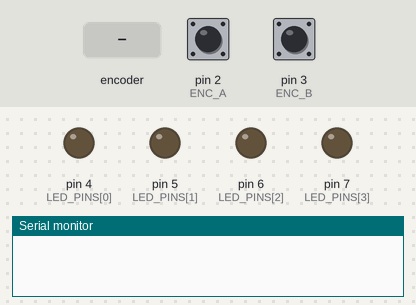
Recording of a sketch running on a simulated Arduino Uno, built with avr-gcc and run on an emulated ATmega328P. Parts: output pins drawn as LEDs (lit = HIGH), the last lines printed to the serial monitor. The test bench sets the inputs (shaded band); at power-on: pin 2 (ENC_A) HIGH, pin 3 (ENC_B) HIGH.

Above: at 1.2 s.
1.3 s: rotary encoder on pin 2 (ENC_A) / pin 3 (ENC_B) turned 2 steps (second pin leading)
At 2.2 s:
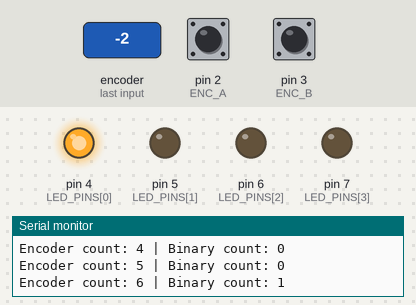
3.2 s: rotary encoder on pin 2 (ENC_A) / pin 3 (ENC_B) turned 2 steps (second pin leading)
At 4.0 s:
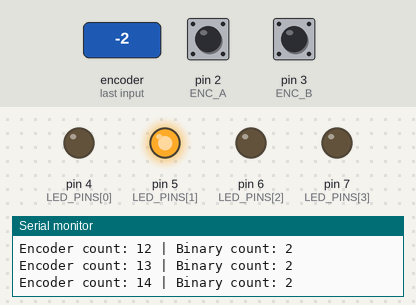
5.1 s: rotary encoder on pin 2 (ENC_A) / pin 3 (ENC_B) turned 2 steps (second pin leading)
At 6.1 s:
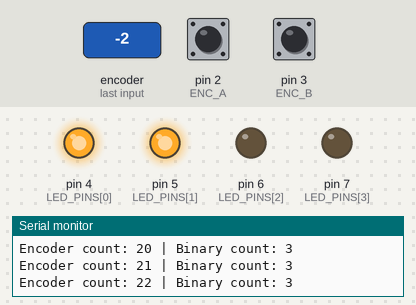
7.0 s: rotary encoder on pin 2 (ENC_A) / pin 3 (ENC_B) turned 2 steps (second pin leading)
At 7.7 s:
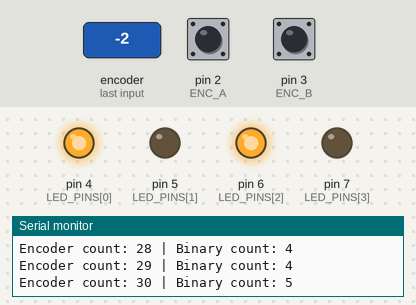
8.9 s: rotary encoder on pin 2 (ENC_A) / pin 3 (ENC_B) turned 2 steps (second pin leading)
At 10.5 s:
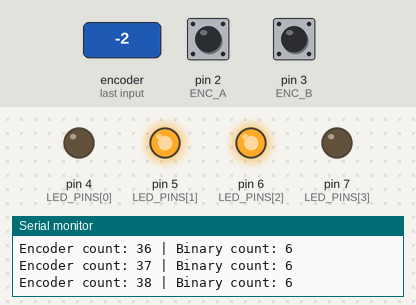
Timing chart, 0 to 11.8 s (numbered marks = the images above; inputs shaded):
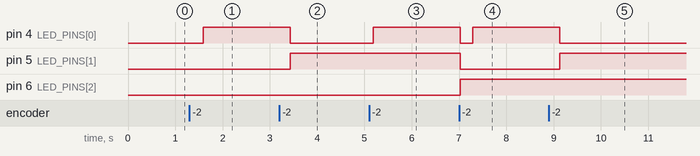

Measured:
- after the input at 1.3 s, pin 4 (LED_PINS[0]): LOW → HIGH after 0.29 s
- after the input at 3.2 s, pin 4 (LED_PINS[0]): HIGH → LOW after 0.23 s; pin 5 (LED_PINS[1]): LOW → HIGH after 0.23 s
- after the input at 5.1 s, pin 4 (LED_PINS[0]): LOW → HIGH after 0.09 s
- after the input at 7.0 s, pin 4 (LED_PINS[0]): HIGH → LOW at once, → HIGH 0.26 s later; pin 5 (LED_PINS[1]): HIGH → LOW at once; pin 6 (LED_PINS[2]): LOW → HIGH at once
- after the input at 8.9 s, pin 4 (LED_PINS[0]): HIGH → LOW after 0.23 s; pin 5 (LED_PINS[1]): LOW → HIGH after 0.23 s

The sketch:

encoder.ino
```cpp
volatile int encoderCount = 0;
const int ENC_A = 2;
const int ENC_B = 3;
const int LED_PINS[] = {4, 5, 6, 7};
const int FULL_TURN_COUNTS = 96;  // 24 PPR × 4 quadrature counts
const int COUNTS_PER_BINARY_STEP = 6;  // 96 counts ÷ 16 binary steps = 6
int previousCount = 0;

void setup() {
  Serial.begin(9600);
  pinMode(ENC_A, INPUT);
  pinMode(ENC_B, INPUT);

  for (int i = 0; i < 4; i++) {
    pinMode(LED_PINS[i], OUTPUT);
    digitalWrite(LED_PINS[i], LOW);
  }

  attachInterrupt(digitalPinToInterrupt(ENC_A), encoderISR, CHANGE);
  attachInterrupt(digitalPinToInterrupt(ENC_B), encoderISR, CHANGE);
}

void loop() {
  static int lastDisplayedCount = 0;
  int currentCount;

  noInterrupts();
  currentCount = encoderCount;
  interrupts();

  if (currentCount != lastDisplayedCount) {
    Serial.print("Encoder count: ");
    Serial.print(currentCount);
    Serial.print(" | Binary count: ");

    // Calculate binary count (0-15) with saturation
    int binaryCount;

    // Apply saturation limits
    if (currentCount >= FULL_TURN_COUNTS) {
      binaryCount = 15;  // Saturate at max (full turn)
    }
    else if (currentCount <= 0) {
      binaryCount = 0;   // Saturate at min
    }
    else {
      // For counts between 0 and FULL_TURN_COUNTS
      // Change binary every 6 counts (96/16 = 6)
      binaryCount = currentCount / COUNTS_PER_BINARY_STEP;

      // Should never exceed 15 due to saturation above, but just in case
      if (binaryCount > 15) {
        binaryCount = 15;
      }
    }

    Serial.println(binaryCount);

    // Update LEDs based on binaryCount
    for (int i = 0; i < 4; i++) {
      int ledState = (binaryCount >> i) & 0x01;
      digitalWrite(LED_PINS[i], ledState ? HIGH : LOW);
    }

    lastDisplayedCount = currentCount;
  }

  delay(10);
}

void encoderISR() {
  static int8_t oldState = 0;
  int8_t state = (digitalRead(ENC_A) << 1) | digitalRead(ENC_B);

  if (oldState != state) {
    if ((oldState == 0 && state == 1) ||
        (oldState == 1 && state == 3) ||
        (oldState == 3 && state == 2) ||
        (oldState == 2 && state == 0)) {
      encoderCount++;
    }
    else if ((oldState == 0 && state == 2) ||
             (oldState == 2 && state == 3) ||
             (oldState == 3 && state == 1) ||
             (oldState == 1 && state == 0)) {
      encoderCount--;
    }
    oldState = state;
  }
}
```
